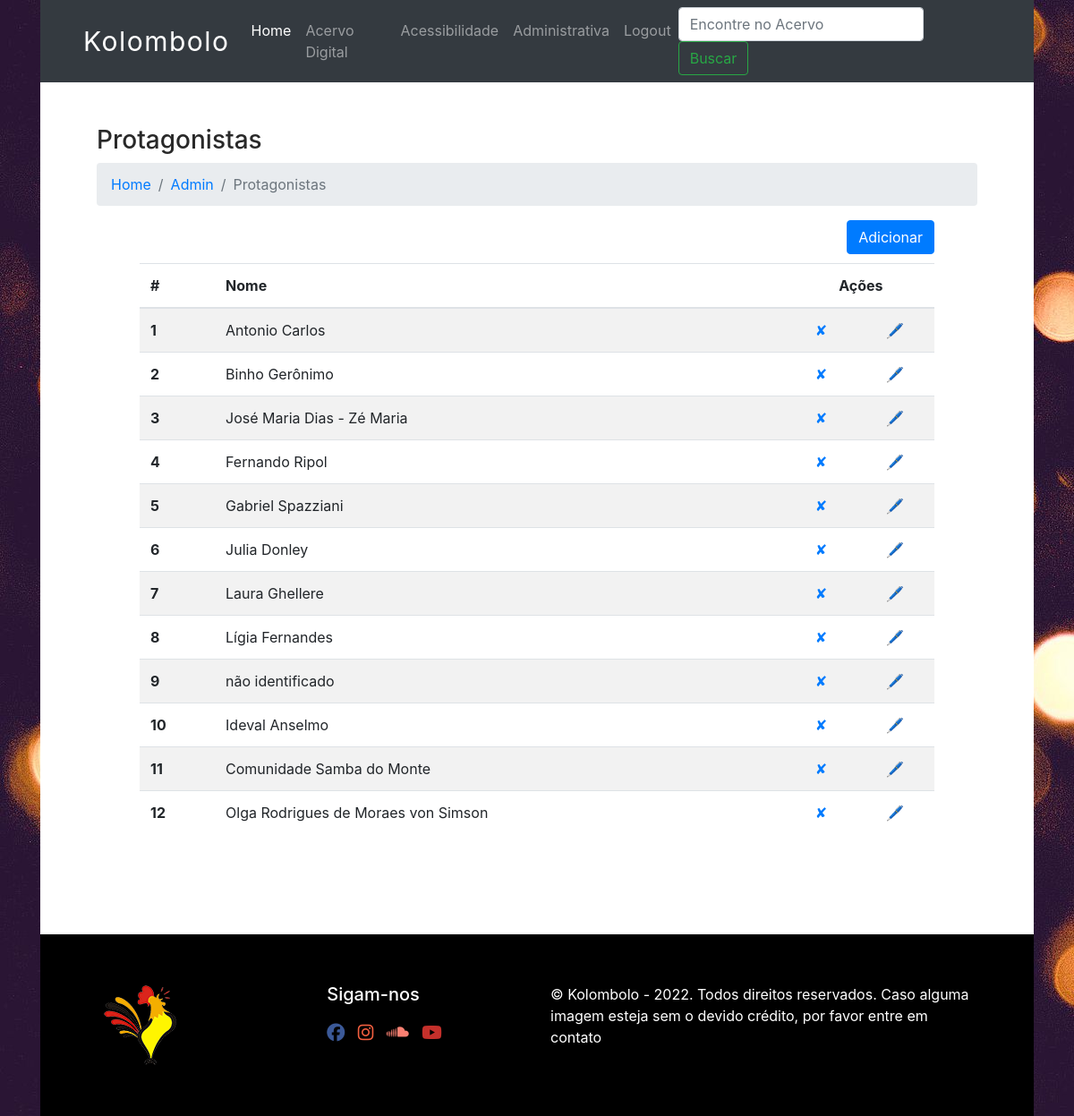
Page /protagonista-admin (signed in) on the committed database.
### database.py (models this page shows, shortened)
class Protagonista(Base):
    __tablename__='protagonista'
    id=Column(Integer(), primary_key=True, autoincrement=True)
    name=Column(String(80), nullable=False, unique=True)

### app.py (the view)
@app.route('/protagonista-admin')
@login_required
def protagonista_admin():
    protagonistas = local_session.query(Protagonista).all()
    return render_template("protagonista_admin.html", current_user=current_user, protagonistas=protagonistas)

### app.py (called while the page is built)
@login_manager.user_loader
def load_user(user_id):
    return local_session.query(User).get(int(user_id))

### templates/protagonista_admin.html (shortened to what this page needs)
{% extends "base.html" %}
{% block content %}
<div class="container px-5">
    <h3>Protagonistas</h3>
    <nav aria-label="breadcrumb">
      <ol class="breadcrumb">
        <li class="breadcrumb-item"><a href="/">Home</a></li>
        <li class="breadcrumb-item"><a href="/admin">Admin</a></li>
        <li class="breadcrumb-item active" aria-current="page">Protagonistas</li>
      </ol>
    </nav>
    <div class="container pr-5">
        <a class="btn btn-primary float-right" href="{{url_for('protagonista')}}">Adicionar</a>
    </div>
    <div class="container p-5">
        <table class="table table-striped">
            <thead>
              <tr>
                <th scope="col">#</th>
                <th scope="col">Nome</th>
                <th  class="text-center" colspan="2" scope="col">Ações</th>
              </tr>
            </thead>
            <tbody>
                {% for protagonista in protagonistas %}
                    <tr>
                        <th scope="row">{{ protagonista.id }}</th>
                        <td>{{ protagonista.name }}</td>
                        <td class="text-center"><a href="{{url_for('delete_protagonista', protagonista_id=protagonista.id) }}">✘</a></td>
                        <td class="text-center"><a href="{{url_for('edit_protagonista', protagonista_id=protagonista.id)}}">🖊</a></td>
                    </tr>
                {% endfor %}
            </tbody>
          </table>
    </div>
  </div>
{% endblock %}

### static/css/styles.css (style rules this page uses)
body { background-image: url("../assets/image/fundo_01.jpg"); color:#292929; }

### rows in the picture
Protagonista: id "1", name "Antonio Carlos"
Protagonista: id "2", name "Binho Gerônimo"
Protagonista: id "3", name "José Maria Dias - Zé Maria"
Protagonista: id "4", name "Fernando Ripol"
Protagonista: id "5", name "Gabriel Spazziani"
Protagonista: id "6", name "Julia Donley"
Protagonista: id "7", name "Laura Ghellere"
Protagonista: id "8", name "Lígia Fernandes"
Protagonista: id "9", name "não identificado"
Protagonista: id "10", name "Ideval Anselmo"
Protagonista: id "11", name "Comunidade Samba do Monte"
Protagonista: id "12", name "Olga Rodrigues de Moraes von Simson"
